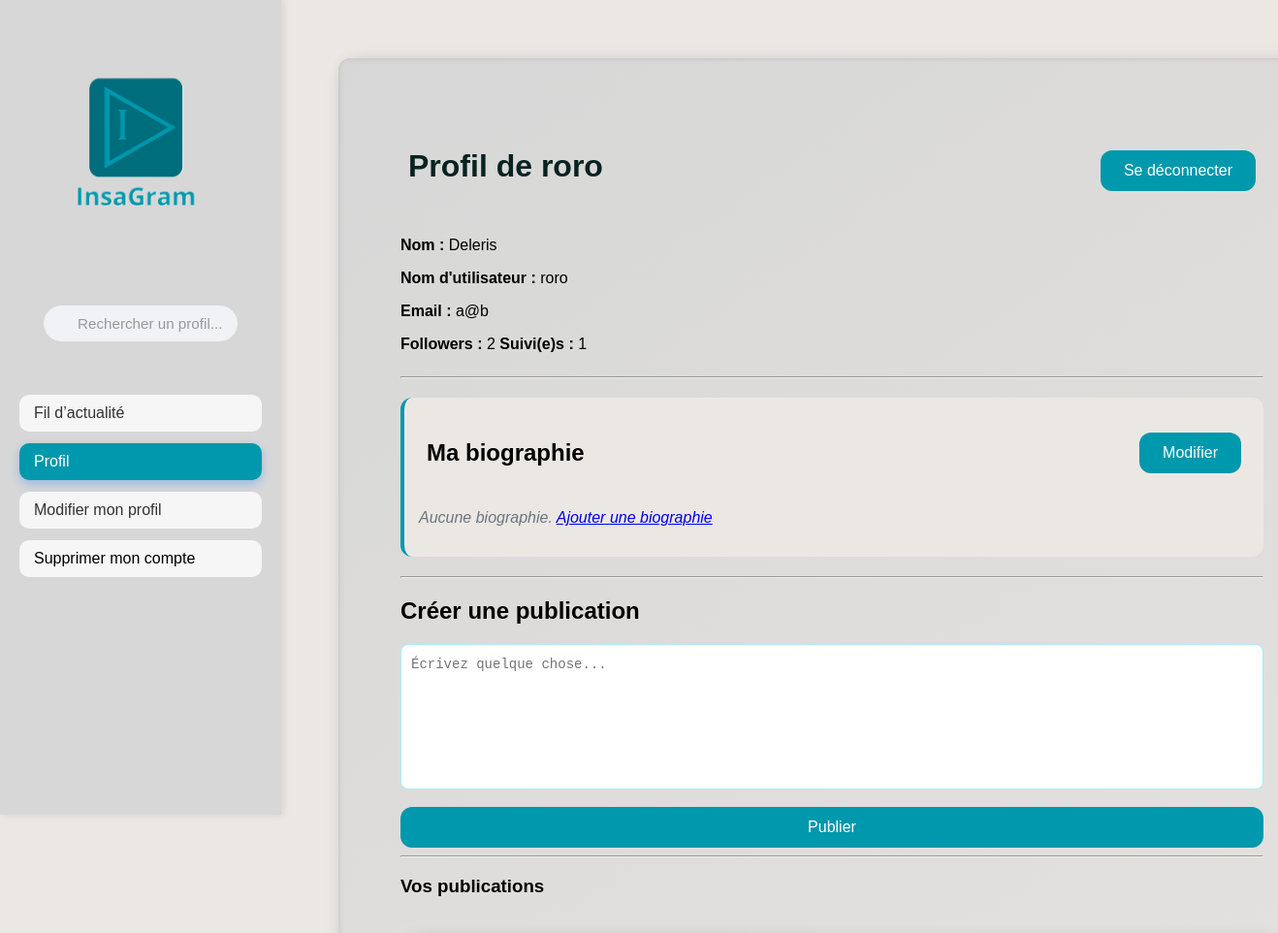
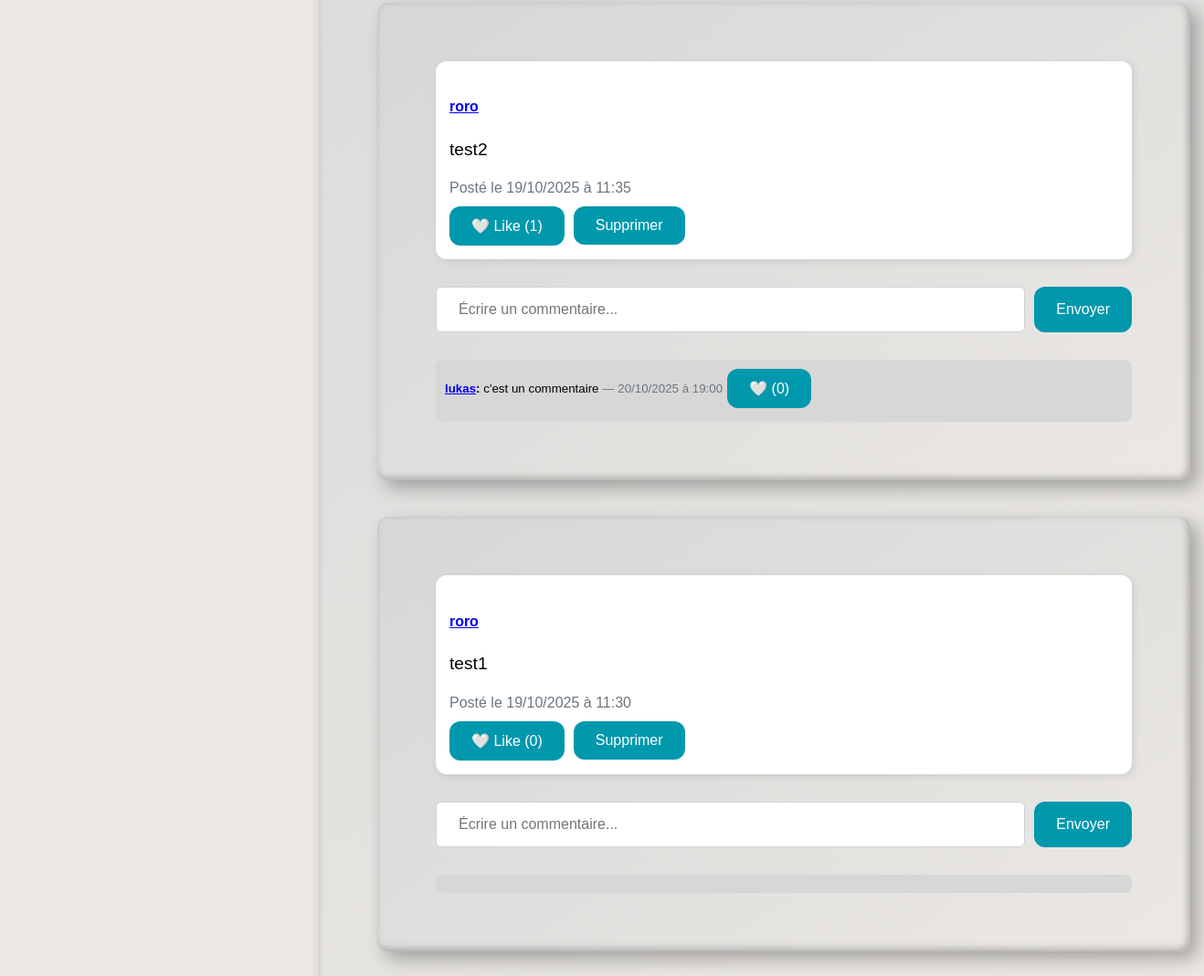
The app's page /profile (signed in), older data (2 pictures, top to bottom).
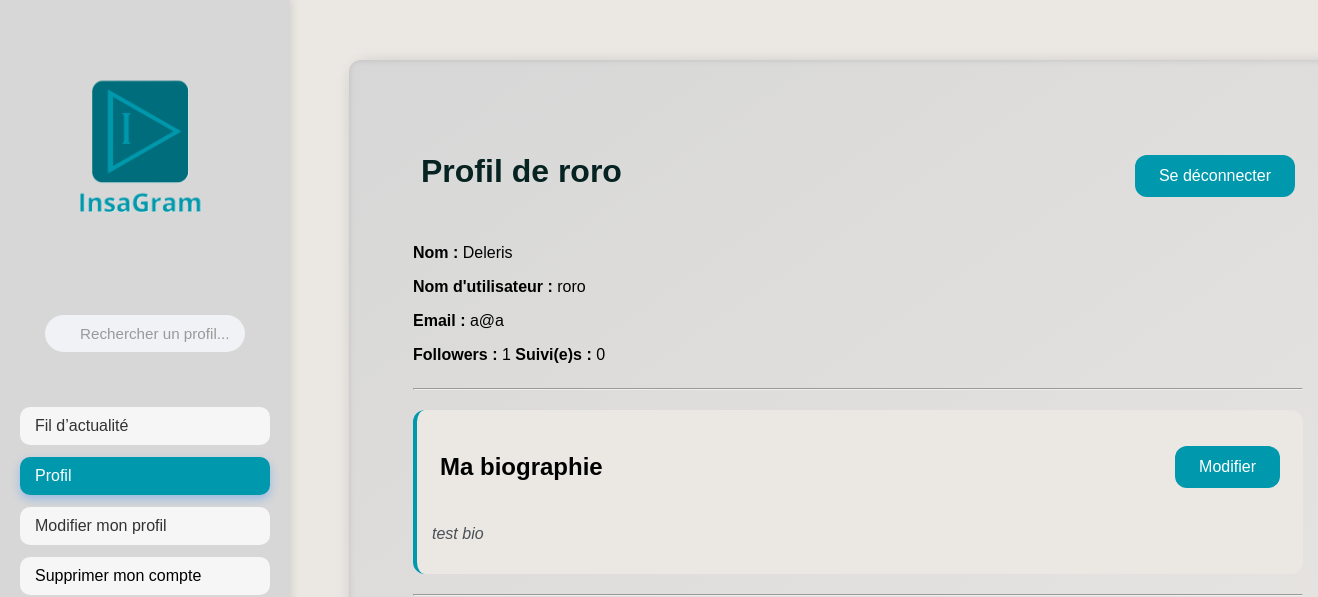
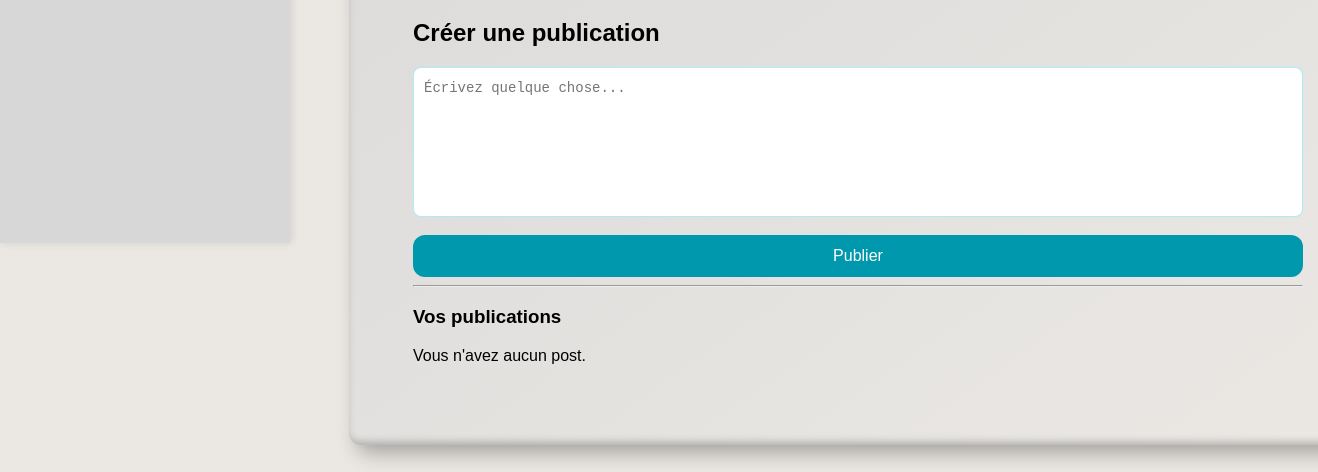
The same page, newer data (2 pictures, top to bottom).
### app.py (models this page shows, shortened)
class User(db.Model):
    id = db.Column(db.Integer, primary_key=True)
    name = db.Column(db.String(80), unique=False, nullable=False)
    username = db.Column(db.String(80), unique=True, nullable=False)
    password = db.Column(db.String(80), nullable=False)
    email = db.Column(db.String(120), unique=True, nullable=False)
    biography = db.Column(db.Text, nullable=True)
    posts = db.relationship('Post', backref='author', lazy=True)
    followed = db.relationship(
        'User',
        secondary=followers,
        primaryjoin=(followers.c.follower_id == id),
        secondaryjoin=(followers.c.followed_id == id),
        backref=db.backref('followers', lazy='dynamic'),
        lazy='dynamic'
    )
    @property
    def followers_count(self):
        return self.followers.count()
    @property
    def following_count(self):
        return self.followed.count()

class Post(db.Model):
    id = db.Column(db.Integer, primary_key=True)
    user_id = db.Column(db.Integer, db.ForeignKey('user.id'), nullable=False)
    content = db.Column(db.String(255), nullable=False)
    date_posted = db.Column(db.DateTime, default=lambda: datetime.now(PARIS))
    likes = db.relationship('Like', backref='post', lazy=True)
    comments = db.relationship('Comment', backref='post', lazy=True)

class Comment(db.Model):
    id = db.Column(db.Integer, primary_key=True)
    post_id = db.Column(db.Integer, db.ForeignKey('post.id'), nullable=False)
    user_id = db.Column(db.Integer, db.ForeignKey('user.id'), nullable=False)
    content = db.Column(db.String(255), nullable=False)
    date_posted = db.Column(db.DateTime, default=lambda: datetime.now(PARIS))
    author = db.relationship('User', backref='comments', lazy=True)
    likes = db.relationship('CommentLike', backref='comment', lazy=True)

### app.py (the view)
@app.route('/profile')
def profile():
    if 'username' not in session:
        return redirect(url_for('login'))
    current_user = User.query.filter_by(username=session['username']).first()
    posts = Post.query.filter_by(user_id=current_user.id).order_by(Post.date_posted.desc()).all()
    liked_post_ids = [like.post_id for like in Like.query.filter_by(user_id=current_user.id).all()]
    liked_comment_ids = [like.comment_id for like in CommentLike.query.filter_by(user_id=current_user.id).all()]
    return render_template(
        'profile.html',
        user=current_user,
        posts=posts,
        current_user=current_user,
        liked_post_ids=liked_post_ids,
        liked_comment_ids=liked_comment_ids
    )

### templates/profile.html (shortened to what the changed rows need)
<!DOCTYPE html>
<html lang="fr">
<head>
    <link rel="stylesheet" href="{{ url_for('static', filename='style.css') }}">
</head>
<body>
<div class="main-content bg-light">
    <div class="container container--lg">
        <div class="flex-between">
            <h1 class="h1">Profil de {{ user.username }}</h1>
            <form action="{{ url_for('logout') }}" method="POST" style="display:inline;">
                <button type="submit" class="btn">Se déconnecter</button>
            </form>
        </div>
        <div class="row">
            <div class="col">
                <p><b>Nom :</b> {{ user.name }}</p>
                <p><b>Nom d'utilisateur :</b> {{ user.username }}</p>
                <p><b>Email :</b> {{ user.email }}</p>
                <p>
                    <b>Followers :</b> <span class="badge bg-primary">{{ user.followers_count }}</span>
                    <b>Suivi(e)s :</b> <span class="badge bg-primary">{{ user.following_count }}</span>
                </p>
            </div>
        </div>
        <hr>
        <div class="biography-section">
            <div class="flex-between">
                <h2>Ma biographie</h2>
                <a href="{{ url_for('edit_biography') }}" class="btn">Modifier</a>
            </div>
            {% if user.biography %}
                <p class="biography-text">{{ user.biography }}</p>
            {% else %}
                <p class="biography-text text-muted">Aucune biographie. <a href="{{ url_for('edit_biography') }}">Ajouter une biographie</a></p>
            {% endif %}
        </div>
        <hr>
        <h2>Créer une publication</h2>
        <form method="POST" action="{{ url_for('create_post') }}" style="width: 100%;">
            <textarea class="form-control textarea" name="content" rows="3" placeholder="Écrivez quelque chose..."></textarea>
            <br>
            <button type="submit" class="btn btn-primary w-100">Publier</button>
        </form>
        <hr>
        <h3>Vos publications</h3>
            {% if posts %}
            {% for post in posts %}
                <div class="container--lg posts-container" id="posts-container" style="display: flex; flex-direction: column; gap: 20px;">
                    <div class="post-card" data-post-id="{{ post.id }}" style="display: flex; gap: 15px; align-items: flex-start;">
                        <div style="flex: 1; background-color: #ffffff; padding: 15px; border-radius: var(--radius-md); box-shadow: 2px 2px 8px rgba(0,0,0,0.1);">
                            <div style="font-size: 1.2rem; margin-bottom: 10px;">
                                <h5 class="card-title mb-2">
                                    <a href="{{ url_for('user_profile', username=post.author.username) }}" class="text-decoration-none text-dark">
                                        {{ post.author.username }}
                                    </a>
                                </h5>
                                <p class="post-content">{{ post.content }}</p>
                                <small class="text-muted">Posté le {{ post.date_posted.strftime('%d/%m/%Y à %H:%M') }}</small>
                            </div>
                                <div style="display: flex; gap: 10px; margin-top: 10px;">
                                    {% set liked = post.id in liked_post_ids %}
                                    <form action="{{ url_for('like_post', post_id=post.id) }}" method="POST" style="display:inline;">
                                        <button type="submit" class="btn btn-sm {% if liked %}btn-danger{% else %}btn-outline-danger{% endif %}">
                                            {% if liked %}❤️{% else %}🤍{% endif %} Like ({{ post.likes | length }})
                                        </button>
                                    </form>
                                    <form action="{{ url_for('delete_post', post_id=post.id) }}" method="POST" style="display:inline;">
                                        <button type="submit" class="btn btn-danger btn-sm">Supprimer</button>
                                    </form>
                                </div>
                        </div>
                    </div>
                    <form action="{{ url_for('create_comment', post_id=post.id) }}" method="POST" style="display: flex; width: 100%; gap: 10px; margin-top: 10px;">
                        <input type="text" name="content" class="form-control form-control-sm" placeholder="Écrire un commentaire..." style="flex: 1; min-width: 0;">
                        <button type="submit" class="btn btn-sm btn-primary">Envoyer</button>
                    </form>
                    <div style="background-color: var(--background-2); padding: 10px; border-radius: var(--radius-sm); margin-top: 10px;">
                        {% for comment in post.comments %}
                        <div style="margin-bottom: 5px; display: flex; align-items: center; gap: 5px;">
                            <small class="comment-text">
                                <b><a href="{{ url_for('user_profile', username=comment.author.username) }}" class="text-decoration-none text-dark">{{ comment.author.username }}</a>:</b> {{ comment.content }}
                                <span class="text-muted">— {{ comment.date_posted.strftime('%d/%m/%Y à %H:%M') }}</span>
                            </small>
                                {% set liked_comment = comment.id in liked_comment_ids %}
                                <form action="{{ url_for('like_comment', comment_id=comment.id) }}" method="POST" style="display:inline;">
                                    <button type="submit" class="btn btn-sm {% if liked_comment %}btn-danger{% else %}btn-outline-danger{% endif %}">
                                        {% if liked_comment %}❤️{% else %}🤍{% endif %} ({{ comment.likes | length }})
                                    </button>
                                </form>
                        </div>
                        {% endfor %}
                    </div>
                </div>
            {% endfor %}
        {% else %}
        <p>Vous n'avez aucun post.</p>
        {% endif %}
    </div>
</div>
</body>
</html>

Row changes from the older to the newer data that the page shows:
no longer on this page (row edited): Post: author.username "roro", content "test2", date_posted "19/10/2025 à 11:35", likes|length "1"
no longer on this page (row edited): Comment: author.username "lukas", content "c'est un commentaire", date_posted "20/10/2025 à 19:00", likes|length "0"
no longer on this page (row edited): Post: author.username "roro", content "test1", date_posted "19/10/2025 à 11:30", likes|length "0"
changed User "roro": email "a@b" → "a@a"; biography (not shown) → "test bio"
Text that changed along with them:
{{ user.followers_count }}: "2" → "1"
{{ user.following_count }}: "1" → "0"
text no longer shown: "Aucune biographie. Ajouter une biographie"
text now shown: "Vous n'avez aucun post."
